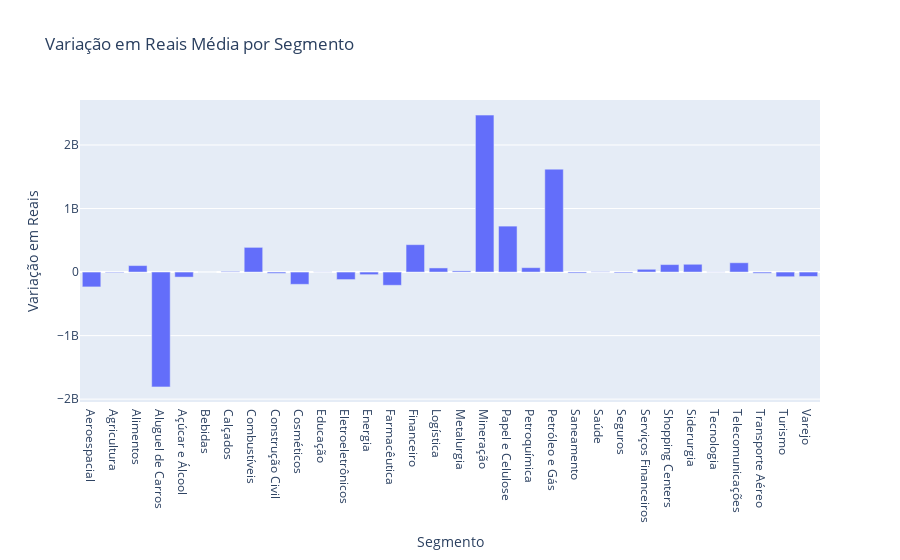

Notebook source saved alongside this figure:
### Code cell
# Agrupar os dados por Segmento e calcular a variação em reais média
df_segmento = df_principal.groupby('Segmento')['variacao_rs'].mean().reset_index()

# Criando o gráfico de barras
fig = px.bar(df_segmento,
             x='Segmento',
             y='variacao_rs',
             title='Variação em Reais Média por Segmento',
             labels={'variacao_rs': 'Variação em Reais'})

# Exibindo a figura
fig.show()

### Figure 1 — Plotly figure (JSON) as saved in the notebook; plotly's stock layout.template omitted (floating-point values rounded to 4 significant figures)
{"data": [{"alignmentgroup": "True", "hovertemplate": "Segmento=%{x}<br>Variação em Reais=%{y}<extra></extra>", "legendgroup": "", "marker": {"color": "#636efa", "pattern": {"shape": ""}}, "name": "", "offsetgroup": "", "orientation": "v", "showlegend": false, "textposition": "auto", "type": "bar", "x": ["Aeroespacial", "Agricultura", "Alimentos", "Aluguel de Carros", "Açúcar e Álcool", "Bebidas", "Calçados", "Combustíveis", "Construção Civil", "Cosméticos", "Educação", "Eletroeletrônicos", "Energia", "Farmacêutica", "Financeiro", "Logística", "Metalurgia", "Mineração", "Papel e Celulose", "Petroquímica", "Petróleo e Gás", "Saneamento", "Saúde", "Seguros", "Serviços Financeiros", "Shopping Centers", "Siderurgia", "Tecnologia", "Telecomunicações", "Transporte Aéreo", "Turismo", "Varejo"], "xaxis": "x", "y": [-233700000.0, -9469000.0, 102000000.0, -1807000000.0, -79430000.0, 0, 9948000.0, 388700000.0, -20360000.0, -193300000.0, 3432000.0, -118200000.0, -40960000.0, -208300000.0, 431000000.0, 64720000.0, 18070000.0, 2470000000.0, 722900000.0, 69050000.0, 1619000000.0, -15730000.0, 5875000.0, -13150000.0, 43660000.0, 117700000.0, 122500000.0, 3034000.0, 146500000.0, -18770000.0, -73560000.0, -69570000.0], "yaxis": "y"}], "layout": {"barmode": "relative", "legend": {"tracegroupgap": 0}, "title": {"text": "Variação em Reais Média por Segmento"}, "xaxis": {"anchor": "y", "domain": [0, 1], "title": {"text": "Segmento"}}, "yaxis": {"anchor": "x", "domain": [0, 1], "title": {"text": "Variação em Reais"}}}}
